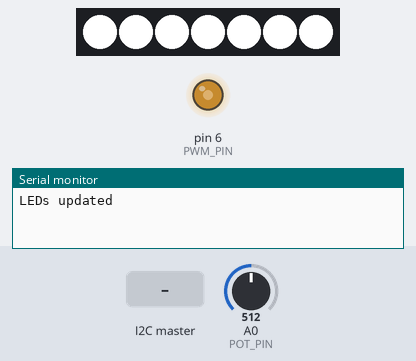
Bench run of a sketch on a simulated Arduino Uno, built with avr-gcc and run on an emulated ATmega328P. On the bench: 7 RGB LEDs in strip order, left to right, output pins drawn as LEDs (lit = HIGH), the last lines printed to the serial monitor. The inputs (shaded band) are chosen by the test bench; at power-on: A0 (POT_PIN) = 512. Dim RGB values are drawn brighter than linear.

Above: at 1.2 s.
1.3 s: the I2C master sends the byte 1
At 2.0 s:
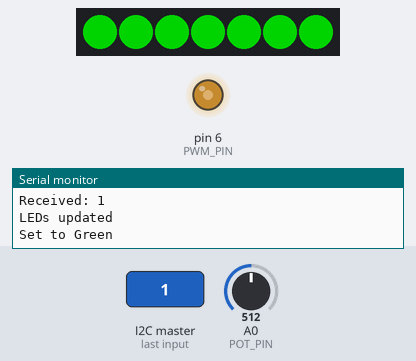
2.8 s: the I2C master sends the byte 2
At 3.1 s:
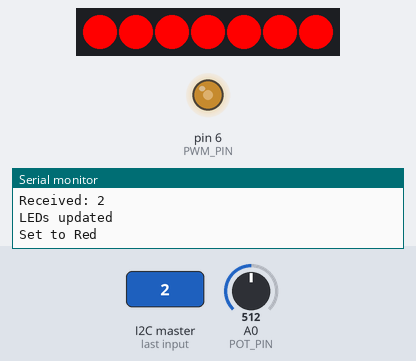
4.3 s: A0 (POT_PIN) set to 716
At 5.4 s:
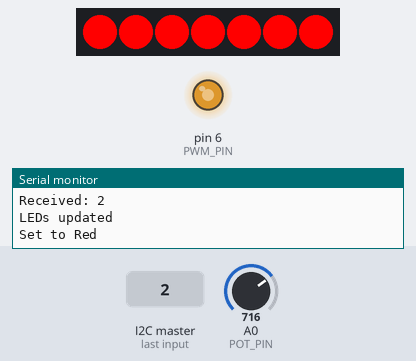
5.8 s: A0 (POT_PIN) set to 900
At 6.5 s:
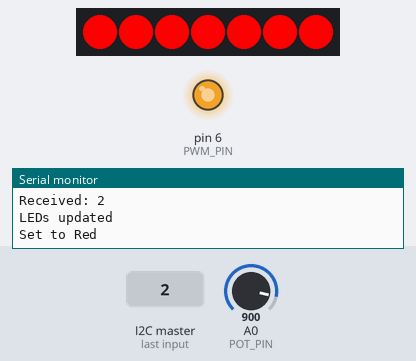
7.3 s: the I2C master sends the byte 0
At 7.7 s:
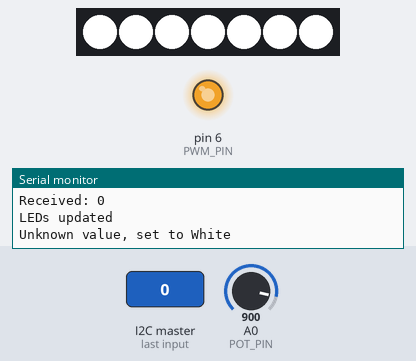
8.8 s: A0 (POT_PIN) set to 190
At 10.0 s:
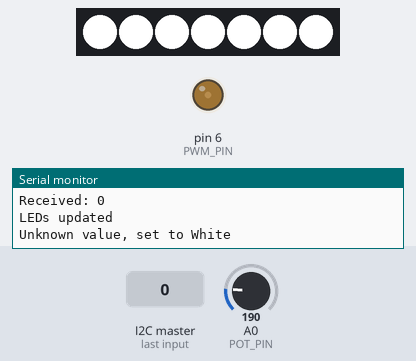
Timing chart, 0 to 11.3 s (numbered marks = the images above; inputs shaded):
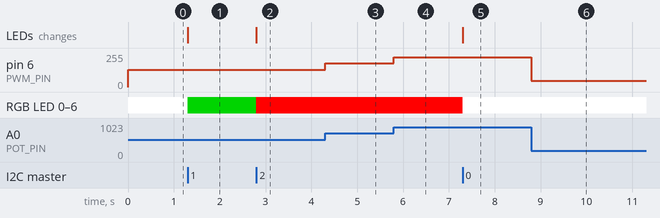

The sketch:

I2C_Slave_All_code.ino
```cpp
#include <Wire.h>
#include <FastLED.h>

// Pin arrangement:
// A0 pot and ~6 for main LED driver
// I2C - yellow A4, orange A5
// ~5 for LED strip data-line, 4 is second data line, possibly unused

#define SLAVE_ADDRESS 0x47  // I2C address of the Arduino
#define NUM_LEDS 7
#define DATA_PIN 5 // Pin for LED strip data
#define PWM_PIN 6  // Main LED PWM pin
#define POT_PIN A0 // Potentiometer input
#define MAX_INPUT 200
#define POT_THRESHOLD 102

// Define a single array for the LED strip
CRGB leds[NUM_LEDS];

volatile uint8_t dutyCycle = 0;  // Stores received duty cycle value
volatile bool updatedViaI2C = false; // Flag to track update source
int lastPotValue = 0;  // Stores last potentiometer reading
bool chaseActive = false; // Flag for chase effect
bool potControlActive = false; // Flag to track if potentiometer is controlling

void setup() {
    Serial.begin(115200);       // Initialize serial for debugging
    Wire.begin(SLAVE_ADDRESS);  // Set I2C address
    Wire.onReceive(receiveData); // Register the I2C receive function

    FastLED.addLeds<WS2812, DATA_PIN, GRB>(leds, NUM_LEDS); // Configure LED strip
    FastLED.setBrightness(255);  // Set global brightness to max
    setLedsToColor(CRGB::White); // Initial color to white

    pinMode(PWM_PIN, OUTPUT);
    pinMode(POT_PIN, INPUT);
    lastPotValue = analogRead(POT_PIN);  // Initialize last potentiometer value
}

void loop() {
    int potValue = analogRead(POT_PIN);
    if (!updatedViaI2C || potControlActive || abs(potValue - lastPotValue) > POT_THRESHOLD) {
        dutyCycle = map(potValue, 0, 1023, 1, 255);
        updatedViaI2C = false;  // enable continuous pot adjustment
        potControlActive = true; // Set flag for pot control
        lastPotValue = potValue;  // Update last pot value only when taking control
    }
    analogWrite(PWM_PIN, dutyCycle);  // Set PWM output

    if (chaseActive) {
        runChaseEffect(CRGB::White);  // Run chase effect in White
    }
}

// Function to set all LEDs to a specific color
void setLedsToColor(CRGB color) {
    chaseActive = false; // Stop chase effect
    for (int i = 0; i < NUM_LEDS; i++) {
        leds[i] = color;
    }
    FastLED.show(); // Update the LEDs
    Serial.println("LEDs updated");
}

// Function to run the chase effect
void runChaseEffect(CRGB color) {
    static int currentLED = 0;

    // Reset all LEDs to off (Black)
    for (int i = 0; i < NUM_LEDS; i++) {
        leds[i] = CRGB::Red;
    }

    // Light up the current LED
    leds[currentLED] = color;

    // Move to the next LED
    currentLED++;

    // If we reach the end of the strip, start over
    if (currentLED >= NUM_LEDS) {
        currentLED = 0;
    }

    FastLED.show();  // Update the LEDs
    delay(100);      // Adjust speed of the chase
}

// Function to receive integer data over I2C
void receiveData(int byteCount) {
    if (Wire.available()) {
        int receivedValue = Wire.read();  // Read the received integer
        Serial.print("Received: ");
        Serial.println(receivedValue);

        if (receivedValue >= 1 && receivedValue <= 5) {
            // LED Mode Control
            switch (receivedValue) {
                case 1:
                    setLedsToColor(CRGB::Green);
                    Serial.println("Set to Green");
                    break;
                case 2:
                    setLedsToColor(CRGB::Red);
                    Serial.println("Set to Red");
                    break;
                case 3:
                    setLedsToColor(CRGB::Blue);
                    Serial.println("Set to Blue");
                    break;
                case 4:
                    setLedsToColor(CRGB::White);
                    Serial.println("Set to White");
                    break;
                case 5:
                    chaseActive = true; // Enable chase effect
                    Serial.println("Chase effect activated");
                    break;
            }
            // Main LED brightness values are given over I2C as 'Value + 100'
        } else if (receivedValue >= 101 && receivedValue <= 200) {
            // PWM Brightness Control
            dutyCycle = map(receivedValue - 100, 1, MAX_INPUT, 1, 255);  // Scale I2C value
            updatedViaI2C = true;
            potControlActive = false; // Reset pot control
            lastPotValue = analogRead(POT_PIN);  // Store last pot value when changing to I2C
            Serial.print("PWM Updated to: ");
            Serial.println(dutyCycle);
        } else {
            setLedsToColor(CRGB::White); // Default color
            Serial.println("Unknown value, set to White");
        }
    }
}
```

Measured:
- after the input at 1.3 s, RGB LED 0–6: RGB(255, 255, 255) → RGB(0, 128, 0) at once; the LEDs: change at once (image 1)
- after the input at 2.8 s, RGB LED 0–6: RGB(0, 128, 0) → RGB(255, 0, 0) at once; the LEDs: change at once (image 2)
- after the input at 4.3 s, pin 6 (PWM_PIN): 128/255 → 178/255 at once
- after the input at 5.8 s, pin 6 (PWM_PIN): 178/255 → 224/255 at once
- after the input at 7.3 s, RGB LED 0–6: RGB(255, 0, 0) → RGB(255, 255, 255) at once; the LEDs: change at once (image 5)
- after the input at 8.8 s, pin 6 (PWM_PIN): 224/255 → 48/255 at once
